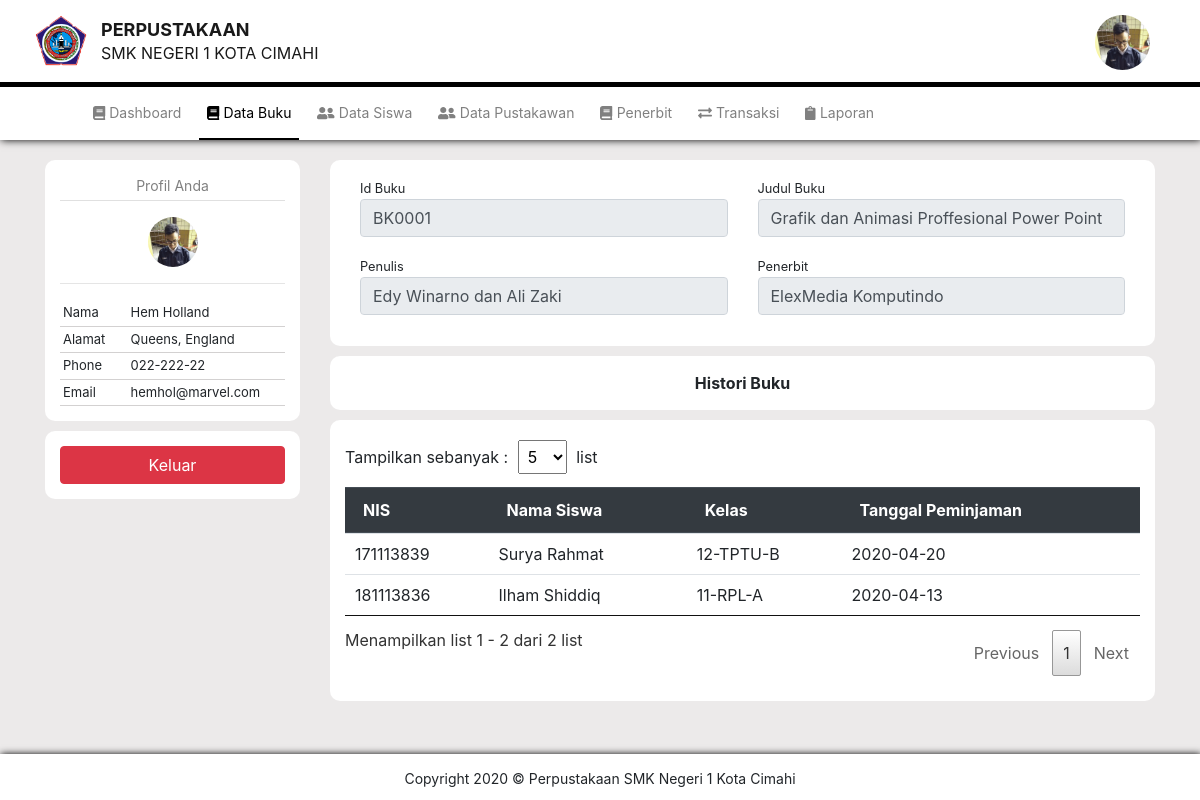
Page /pustakawan/histori-buku.php?id=P001&bukid=BK0001 on the committed database.
### tables this page shows
CREATE TABLE `pustakawan` (
  `idPustakawan` varchar(4) NOT NULL,
  `nama` varchar(50) DEFAULT NULL,
  `alamat` varchar(100) DEFAULT NULL,
  `phone` varchar(15) DEFAULT NULL,
  `email` varchar(50) DEFAULT NULL,
  `image` varchar(100) DEFAULT NULL
);

CREATE TABLE `buku` (
  `idBuku` varchar(6) NOT NULL,
  `idKategori` varchar(5) DEFAULT NULL,
  `judul` varchar(150) DEFAULT NULL,
  `idPenerbit` varchar(5) DEFAULT NULL,
  `penulis` varchar(50) DEFAULT NULL,
  `qty` int(11) DEFAULT NULL,
  `image` varchar(50) DEFAULT NULL,
  `sinopsis` text DEFAULT NULL
);

CREATE TABLE `penerbit` (
  `idPenerbit` varchar(5) NOT NULL,
  `nama` varchar(50) DEFAULT NULL,
  `alamat` text DEFAULT NULL,
  `phone` varchar(15) DEFAULT NULL,
  `email` varchar(50) DEFAULT NULL
);

CREATE TABLE `transaksi` (
  `idTransaksi` varchar(7) NOT NULL,
  `nis` varchar(9) DEFAULT NULL,
  `idPustakawan` varchar(4) DEFAULT NULL,
  `tglPinjam` date DEFAULT NULL
);

CREATE TABLE `siswa` (
  `nis` varchar(9) NOT NULL,
  `nama` varchar(100) DEFAULT NULL,
  `alamat` varchar(150) DEFAULT NULL,
  `jurusan` varchar(5) DEFAULT NULL,
  `tingkat` char(2) DEFAULT NULL,
  `kelas` char(1) DEFAULT NULL,
  `phone` varchar(15) DEFAULT NULL,
  `email` varchar(50) DEFAULT NULL,
  `image` varchar(100) DEFAULT NULL
);

### pustakawan/histori-buku.php (the view, shortened to what this page needs)
<?php
  require "../proses/koneksi.php";
  $id = $_GET['id'];
  $query = "SELECT * FROM pustakawan, login WHERE pustakawan.idPustakawan=:id AND pustakawan.idPustakawan=login.idPustakawan";
  $result = $con->prepare($query);
  $result->bindParam(':id', $id);
  $result->execute();
  while($row = $result->fetch(PDO::FETCH_ASSOC)){
    $nama = $row['nama'];
    $alamat = $row['alamat'];
    $phone = $row['phone'];
    $email = $row['email'];
    $image = $row['image'];
  }
?>
<?php
    $bukid = $_GET['bukid'];
    $bukdata = $con->prepare("SELECT * FROM buku b, penerbit p WHERE b.idPenerbit=p.idPenerbit AND idBuku=:bukid");
    $bukdata->bindParam(':bukid', $bukid);
    $bukdata->execute();
    $buk = $bukdata->fetch(PDO::FETCH_ASSOC);
    $bukjudul = $buk['judul'];
    $bukpenulis = $buk['penulis'];
    $bukpenerbit = $buk['nama'];
?>
<!doctype html>
<html lang="en">
  <head>
    <link rel="stylesheet" href="../assets/css/bootstrap.min.css">
    <link rel="stylesheet" href="style.css">
    <link rel="stylesheet" href="../assets/css/all.min.css">
    <link rel="stylesheet" href="../assets/css/datatables.css">
    <link rel="stylesheet" href="../assets/css/navbar.css">
  </head>
  <body>
    <nav class="navbar navbar-light">
      <div class="container-fluid">
        <a class="navbar-brand" href="#">
          <img src="../assets/img/brand/logo.png" width="60" class="d-inline-block align-top" alt="">
          <p class="judul-pertama">perpustakaan</p>
          <p class="judul-kedua">smk negeri 1 kota cimahi</p>
        </a>
      </div>
    </nav>
    <img src="../upload/<?php echo $image; ?>" class="foto-pustakawan foto" width="55" height="55">
    <nav class="navbar2 navbar-expand-lg navbar-light">
        <div class="collapse navbar-collapse" id="navbarNavAltMarkup">
          <div class="navbar-nav">
            <a class="nav-item nav-link disabled" href="home.html"><i class="fas fa-book"></i>&nbsp;Dashboard</a>
            <a class="nav-item nav-link aktif" href="#"><i class="fas fa-book"></i>&nbsp;Data Buku</a>
            <a class="nav-item nav-link disabled" href="data-siswa.html"><i class="fas fa-user-friends"></i>&nbsp;Data Siswa</a>
            <a class="nav-item nav-link disabled" href="#"><i class="fas fa-user-friends"></i>&nbsp;Data Pustakawan</a>
            <a class="nav-item nav-link disabled" href="penerbit.html"><i class="fas fa-book"></i>&nbsp;Penerbit</a>
            <a class="nav-item nav-link disabled" href="transaksi.html"><i class="fas fa-exchange-alt"></i>&nbsp;Transaksi</a>
            <a class="nav-item nav-link disabled" href="laporan.html"><i class="fas fa-clipboard"></i>&nbsp;Laporan</a>
          </div>
        </div>
    </nav>
    <div class="content">
      <div class="container">
        <div class="row">
            <div class="col-lg-3">
                <div class="a">
                  <div class="your-profile-title text-center pb-1 mb-3">
                    Profil Anda
                  </div>
                  <div class="data-admin">
                    <div class="foto-admin text-center">
                      <img src="../upload/<?php echo $image; ?>" class="foto" width="50" height="50">
                      <hr>
                    </div>
                    <div class="data-admin">
                      <table style="width: 100%;">
                        <tr class="row-data-admin">
                          <td style="width: 30%; vertical-align: top;">Nama</td>
                          <td style="width: 70%;"><?php echo $nama; ?></td>
                        </tr>
                        <tr class="row-data-admin">
                          <td style="vertical-align: top;">Alamat</td>
                          <td><?php echo $alamat; ?></td>
                        </tr>
                        <tr class="row-data-admin">
                          <td style="vertical-align: top;">Phone</td>
                          <td><?php echo $phone; ?></td>
                        </tr>
                        <tr class="row-data-admin">
                          <td style="vertical-align: top;">Email</td>
                          <td><?php echo $email; ?></td>
                        </tr>
                      </table>
                    </div>
                  </div>
                </div>
                <div class="a">
                    <a type="submit" class="btn btn-danger" style="width: 100%; color: white;" data-toggle="modal" data-target="#batal">Keluar</a>
                </div>
              </div>
          <div class="col-lg-9">
            <div class="a">
              <form action="../proses/edit.php?id=<?php echo $id ?>&bukid=<?php echo $bukid; ?>" method="post" enctype="multipart/form-data">
                <div class="container-fluid">
                    <div class="form-group">
                        <div class="row">
                            <div class="col-6">
                                <small>Id Buku</small>
                                <input type="text" class="form-control" readonly placeholder="Penulis buku..." value="<?php echo $bukid; ?>">
                            </div>
                            <div class="col-6">
                                <small>Judul Buku</small>
                                <input type="text" class="form-control" readonly value="<?php echo $bukjudul; ?>">
                            </div>
                        </div>
                    </div>
                    <div class="form-group">
                        <div class="row">
                            <div class="col-6">
                                <small>Penulis</small>
                                <input type="text" class="form-control" readonly placeholder="Penulis buku..." value="<?php echo $bukpenulis; ?>">
                            </div>
                            <div class="col-6">
                                <small>Penerbit</small>
                                <input type="text" class="form-control" readonly placeholder="Quantity buku..." value="<?php echo $bukpenerbit; ?>">
                            </div>
                        </div>
                    </div>
                </div>
              </form>
            </div>
            <div class="a judul-act">
                Histori Buku
            </div>
            <div class="a">
                <div class="table-responsive">
                    <table id="tbbuku" class="table table-hover">
                        <thead class="thead-dark">
                            <tr>
                                <th scope="col">NIS</th>
                                <th scope="col">Nama Siswa</th>
                                <th scope="col">Kelas</th>
                                <th scope="col">Tanggal Peminjaman</th>
                            </tr>
                        </thead>
                        <tbody>
                            <?php
                                $data = $con->prepare("SELECT s.nis, s.nama, s.tingkat, s.jurusan, s.kelas, t.tglPinjam FROM siswa s, detailtransaksi d, transaksi t WHERE s.nis=t.nis AND t.idTransaksi=d.idtransaksi AND d.idBuku=:idb");
                                $data->bindParam(':idb', $bukid);
                                $data->execute();
                                while($dtbuku = $data->fetch(PDO::FETCH_ASSOC)){
                            ?>
                            <tr>
                                <td><?php echo $dtbuku['nis']; ?></td>
                                <td><?php echo $dtbuku['nama']; ?></td>
                                <td><?php echo $dtbuku['tingkat']."-".$dtbuku['jurusan']."-".$dtbuku['kelas']; ?></td>
                                <td><?php echo $dtbuku['tglPinjam']; ?></td>
                            </tr>
                            <?php } ?>
                        </tbody>
                    </table>
                </div>
            </div>
          </div>
        </div>
      </div>
    </div>
    <div class="footer text-center">
      Copyright 2020 &copy; Perpustakaan SMK Negeri 1 Kota Cimahi
    </div>
  </body>
</html>

### pustakawan/style.css (style rules this page uses)
body { background-color: rgb(236, 234, 234); }
.navbar, .navbar2 { background-color: #fff; }
.navbar { border-bottom: 5px solid black; }
.navbar a.navbar-brand img { float: left; margin-right: 10px; }
.navbar a.navbar-brand p { font-size: 18px; text-transform: uppercase; line-height: 0; }
.navbar a.navbar-brand p.judul-pertama { font-weight: bold; margin-top: 17px; }
.navbar a.navbar-brand p.judul-kedua { margin-top: 23px; font-size: 16px; }
a.aktif { border-bottom: 2px black solid; }
.foto-pustakawan { position: absolute; top: 15px; right: 50px; }
img.foto { border-radius: 100px; }
.navbar2 { box-shadow: 1px 0px 8px black; }
.navbar2 .navbar-nav { margin-left: 85px; }
.navbar2 a.nav-item { font-size: 14px; color: black !important; margin-right: 10px; padding: 15px; }
.navbar2 a.disabled { color: gray !important; }
.content { margin-top: 10px; min-height: 73vh; }
.a { width: 100%; background-color: rgb(255, 255, 255); border-radius: 10px; padding: 15px; margin-top: 10px; }
.content .data-admin table tr.row-data-admin { border-bottom: 1px solid rgb(211, 209, 209); }
.content .data-admin table tr td { font-size: 13px; padding: 3px; }
.footer { width: 100%; padding: 14px; font-size: 14px; background-color: #fff; margin-top: 20px; box-shadow: 1px 0px 7px black; }
.your-profile-title { font-size: 14px; color: gray; border-bottom: rgb(224, 224, 224) 1px solid; }

### assets/css/datatables.css (style rules this page uses)
table.dataTable { width: 100%; margin: 0 auto; clear: both; border-collapse: separate; border-spacing: 0; }
table.dataTable thead th, table.dataTable tfoot th { font-weight: bold; }
table.dataTable thead th, table.dataTable thead td { padding: 10px 18px; border-bottom: 1px solid #111; }
table.dataTable thead .sorting, table.dataTable thead .sorting_asc, table.dataTable thead .sorting_desc, table.dataTable thead .sorting_asc_disabled, table.dataTable thead .sorting_desc_disabled { cursor: pointer; *cursor: hand; background-repeat: no-repeat; background-position: center right; }
table.dataTable thead .sorting { background-image: url("DataTables-1.10.20/images/sort_both.png"); }
table.dataTable thead .sorting_asc { background-image: url("DataTables-1.10.20/images/sort_asc.png"); }
table.dataTable tbody tr { background-color: #ffffff; }
table.dataTable tbody th, table.dataTable tbody td { padding: 8px 10px; }
table.dataTable.no-footer { border-bottom: 1px solid #111; }
table.dataTable, table.dataTable th, table.dataTable td { box-sizing: content-box; }

### assets/css/navbar.css (style rules this page uses)
.judul-act { font-weight: bold; text-align: center; font-size: 16px; }

### rows in the picture
pustakawan: image (picture), nama "Hem Holland", alamat "Queens, England", phone "022-222-22", email "hemhol@marvel.com"
buku: judul "Grafik dan Animasi Proffesional Power Point", penulis "Edy Winarno dan Ali Zaki", idPenerbit.nama "ElexMedia Komputindo"
transaksi: nis.nis "171113839", nis.nama "Surya Rahmat", nis.tingkat "12", nis.jurusan "TPTU", nis.kelas "B", tglPinjam "2020-04-20"
transaksi: nis.nis "181113836", nis.nama "Ilham Shiddiq", nis.tingkat "11", nis.jurusan "RPL", nis.kelas "A", tglPinjam "2020-04-13"
